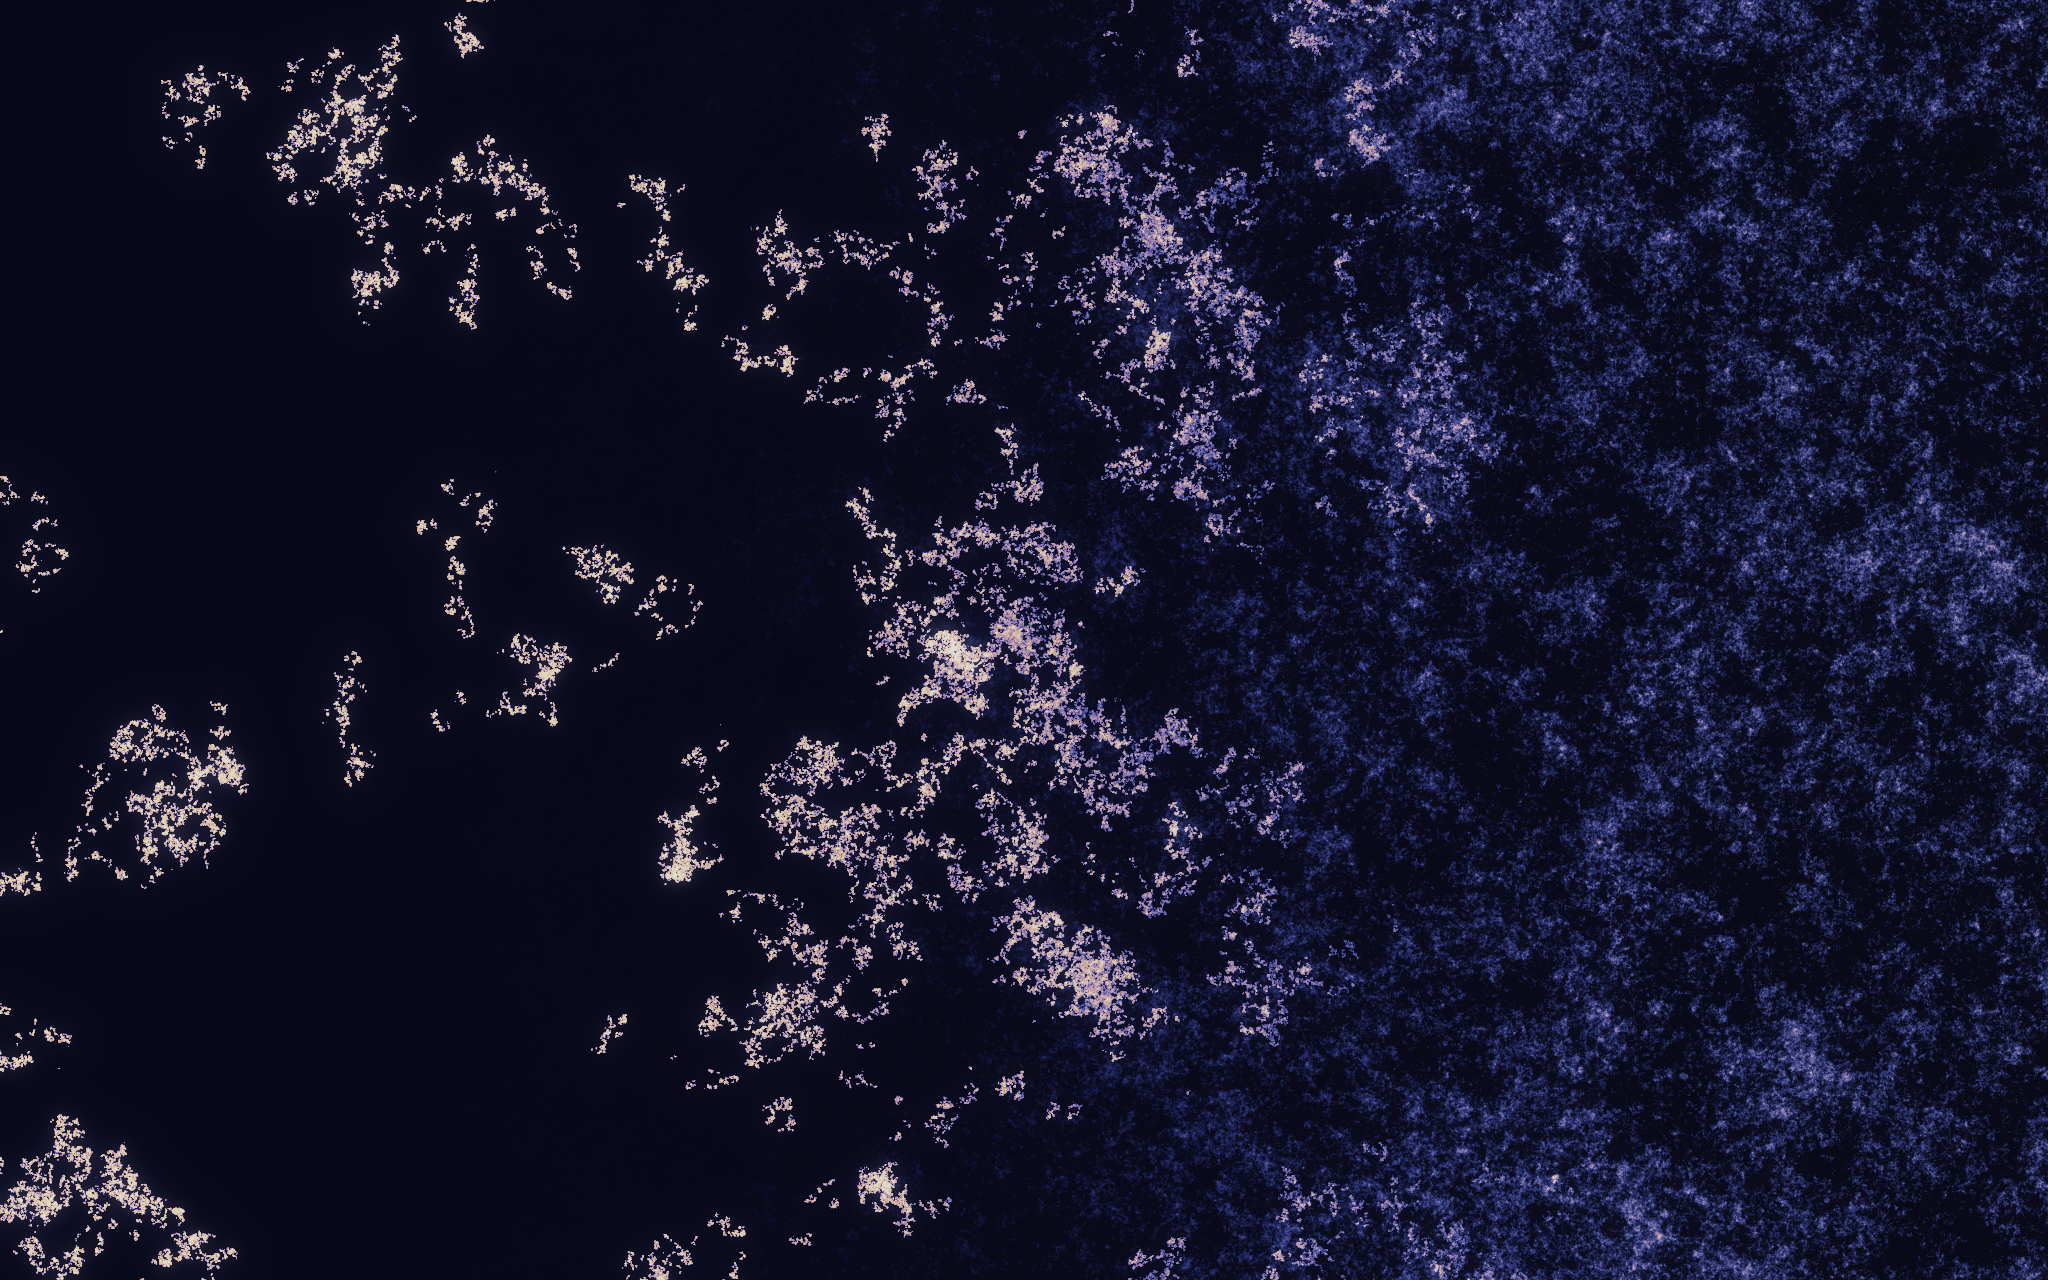

Write Python code to recreate this figure.
"""02 — SAME SPECTRUM, NO SOUL  (2048 x 1280)

Fourier phase surgery on the hero's occupation field. The amplitude
spectrum |F| — every 2nd-order statistic, every correlation a pairwise
observer could measure — is held EXACTLY fixed. Only the phases rotate,
column by column, toward a random stranger's phases. The archipelago
dissolves into fog with the same spectrum: outwardly identical to any
correlation test, inwardly no one home. (Phil.SE, this week: "Are some
people zombies?")

Verified: the amplitude spectrum of the t=1 field differs from the
original by < 1e-6 relative (exactly Hermitian random phases); structure
lives entirely in the discarded phase alignments.
"""
import numpy as np
from scipy.ndimage import gaussian_filter
from PIL import Image
from levy_core import hist_eq

W, Hh = 2048, 1280          # canvas
STRATA = 9                  # phase-interpolation stops crossfaded in x

acc = np.load("hero_acc.npy")           # 6144^2
k = 3
acc = acc.reshape(2048, k, 2048, k).sum((1, 3))
r0 = (2048 - Hh) // 2
field = acc[r0:r0 + Hh, :]              # 1280 x 2048
s = np.log1p(field)                      # perceptual density

F = np.fft.fft2(s)
A = np.abs(F)
ph0 = np.angle(F)
rng = np.random.default_rng(4)
phr = np.angle(np.fft.fft2(rng.standard_normal(s.shape)))  # Hermitian phases
dph = np.angle(np.exp(1j * (phr - ph0)))                   # shortest arc

raw = np.linspace(0, 1, STRATA)
prof = np.clip((raw - 0.24) / 0.76, 0, 1)
ts = prof * prof * (3 - 2 * prof)          # hold left third alive
layers = []
for t in ts:
    Ft = A * np.exp(1j * (ph0 + t * dph))
    st = np.fft.ifft2(Ft).real
    layers.append(st)
    # verify amplitude preservation
    rel = np.abs(np.abs(np.fft.fft2(st)) - A).max() / A.max()
    print(f"t={t:.2f}  spectrum rel-dev {rel:.2e}")

# crossfade masks along x (raised cosine)
xs = np.arange(W)
centers = np.linspace(0, W - 1, STRATA)
sigma = (centers[1] - centers[0]) * 0.62
Wts = np.stack([np.exp(-0.5 * ((xs - c) / sigma) ** 2) for c in centers])
Wts /= Wts.sum(0, keepdims=True)
comp = sum(Wts[i][None, :] * layers[i] for i in range(STRATA))

# tone with FIXED mapping anchored on the t=0 field
p99 = np.percentile(layers[0], 99.9)
v = np.clip(comp / p99, 0, 1.25)
vv = np.clip(v, 0, 1) ** 1.6
# palette: same universe as hero (indigo body, gold cores)
RAMP = np.array([
    (0.015, 0.015, 0.05), (0.08, 0.10, 0.32), (0.22, 0.22, 0.55),
    (0.55, 0.35, 0.55), (0.90, 0.55, 0.38), (1.00, 0.85, 0.52),
    (1.00, 0.98, 0.85)])
def ramp_map(x):
    y = np.clip(x, 0, 1) * (len(RAMP) - 1)
    i = np.clip(y.astype(int), 0, len(RAMP) - 2)
    f = (y - i)[..., None]
    return RAMP[i] * (1 - f) + RAMP[i + 1] * f
img = ramp_map(np.clip(vv, 0, 1))
# the dead side loses warmth: desaturate toward cold slate by local t
tx = sum(Wts[i][None, :] * ts[i] for i in range(STRATA))
g = img.mean(2, keepdims=True)
cold = g * np.array([0.55, 0.62, 1.05])
img = img * (1 - 0.45 * tx[..., None]) + cold * (0.45 * tx[..., None])
img += 0.35 * gaussian_filter(np.clip(vv, 0, 1), 18)[..., None] * np.array([0.14, 0.17, 0.42])
lum = img.mean(2)
mask = np.clip((lum - 0.55) / 0.45, 0, 1) ** 2
img += 0.4 * gaussian_filter(mask, 8)[..., None] * np.array([1.0, 0.85, 0.6])
img = 1 - np.exp(-1.9 * img)
Image.fromarray((np.clip(img, 0, 1) ** 0.94 * 255).astype(np.uint8)
                ).save("02_same_spectrum_no_soul.png")
print("saved 02_same_spectrum_no_soul.png")
